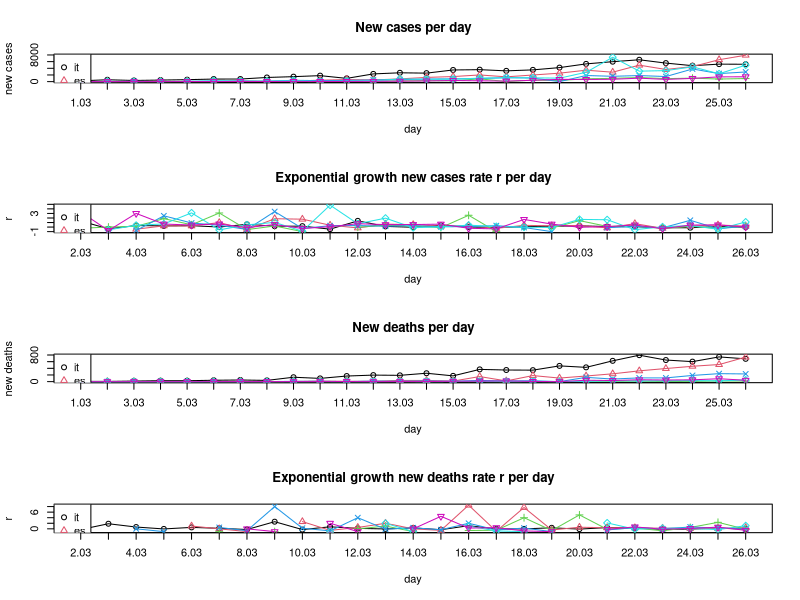

The R script that drew this image:
## Exponential growth
# y = a * (1 + r)^x
# a = initial value (the amount before measuring growth or decay)
# r = growth or decay rate (most often represented as a percentage and expressed as a decimal)
# x = number of time intervals that have passed
# (y/a)^(1/x) - 1 = r

BASE_DIR <- "~/covid-19/"
setwd(BASE_DIR)

## March: New confirmed covid-19 cases per day. Data taken from daily situation reports from the WHO website.
days <- c('01.03','02.03','03.03','04.03','05.03','06.03','07.03',
          '08.03','09.03','10.03','11.03','12.03','13.03','14.03',
          '15.03','16.03','17.03','18.03','19.03','20.03','21.03',
          '22.03','23.03','24.03','25.03','26.03')
it <- c(240,561,347,466,587,769,778,1247,1492,1797,977,2313,2651,
        2547,3497,3590,3233,3526,4207,5322,5986,6557,5560,4789,5249,
        5210)
es <- c(13,0,69,37,47,59,117,56,159,435,615,501,825,1266,1522,2000,
        1438,1987,2538,3431,2833,4946,3646,4517,6584,7937)
ch <- c(8,6,6,7,20,30,123,55,68,0,159,154,213,267,234,841,0,450,353,
        853,977,1237,894,1044,774,925)
fr <- c(43,0,91,21,73,138,193,93,410,286,372,495,591,780,829,911,
        1193,1079,0,1834,1598,1821,1525,3794,2410,2895)
de <- c(0,72,28,39,66,272,105,156,317,27,157,271,802,693,733,1043,
        1174,1144,1042,2801,7324,3140,3311,4438,2342,4954)
uk <- c(3,13,3,12,20,29,49,43,67,46,50,87,134,208,342,251,152,407,
        672,647,706,1035,669,967,1427,1452)
all_countries <- list(it,es,ch,fr,de,uk)

## March: New confirmed covid-19 deaths per day. Data taken from daily situation reports from the WHO website.
it_d <- c(8,6,17,28,27,41,49,37,132,97,168,196,189,252,173,368,349,
          345,473,429,625,795,649,601,743,685)
es_d <- c(0,0,0,0,1,2,2,0,5,18,8,12,36,36,16,152,21,182,107,169,
          235,324,394,462,514,738)
ch_d <- c(0,0,0,0,0,1,0,1,0,0,1,1,2,0,5,2,1,5,2,12,10,13,4,6,20,17)
fr_d <- c(0,0,1,1,0,2,3,1,9,11,3,15,13,18,12,36,21,27,0,128,78,112,
          112,186,240,231)
de_d <- c(0,0,0,0,0,0,0,0,0,2,0,1,3,0,2,4,1,0,0,8,25,22,27,32,23,49)
uk_d <- c(0,0,0,0,0,0,1,1,0,1,3,0,2,2,11,14,20,5,0,41,33,56,48,54,
          87,41)
all_countries_d <- list(it_d,es_d,ch_d,fr_d,de_d,uk_d)

## Computing exponential growth rates r
compute_r <- function(y, t, x){
  r <- c()
  for(i in 2:length(t)){
    new_r <- (y[i] / y[i-1])^(1/x) - 1
    if(abs(new_r) %in% c(Inf, NaN)) new_r <- NA
    r <- c(r, new_r)
  }
  return(r)
}

r_it <- compute_r(it, days, 1)
r_es <- compute_r(es, days, 1)
r_ch <- compute_r(ch, days, 1)
r_fr <- compute_r(fr, days, 1)
r_de <- compute_r(de, days, 1)
r_uk <- compute_r(uk, days, 1)
all_countries_r <- list(r_it,r_es,r_ch,r_fr,r_de,r_uk)

r_it_d <- compute_r(it_d, days, 1)
r_es_d <- compute_r(es_d, days, 1)
r_ch_d <- compute_r(ch_d, days, 1)
r_fr_d <- compute_r(fr_d, days, 1)
r_de_d <- compute_r(de_d, days, 1)
r_uk_d <- compute_r(uk_d, days, 1)
all_countries_r_d <- list(r_it_d,r_es_d,r_ch_d,r_fr_d,r_de_d,r_uk_d)

## Plotting
all_countries_names <- c('it','es','ch','fr','de','uk')
colors <- 1:length(all_countries_names)
pchs <- 1:length(all_countries_names)

pdf('figures/static-new-cases-with-growth-rate.pdf', height = 10, paper = 'a4')

par(mfrow=c(4,1))

# New cases per day
plot(days, unlist(all_countries[1]), main='New cases per day', type='o',
     ylim=c(0,max(unlist(all_countries),na.rm=T)),
     xaxt="n", col=colors[1], pch=pchs[1], ylab='new cases', xlab='day')
axis(1, at=days, labels=T)
for(i in 2:length(all_countries)){
  lines(days, unlist(all_countries[i]), type='o', col=colors[i], pch=pchs[i])
}
legend('topleft',legend=all_countries_names,col=colors,pch=pchs)

# Exponential growth new cases rate r per day
plot(days[-1], unlist(all_countries_r[1]), main='Exponential growth new cases rate r per day', type='o',
     ylim=c(min(unlist(all_countries_r),na.rm=T), max(unlist(all_countries_r),na.rm=T)),
     xaxt="n", col=colors[1], pch=pchs[1], ylab='r', xlab='day')
axis(1, at=days[-1], labels=T)
for(i in 2:length(all_countries_r)){
  lines(days[-1], unlist(all_countries_r[i]), type='o', col=colors[i], pch=pchs[i])
}
legend('topleft',legend=all_countries_names,col=colors,pch=pchs)


# New deaths per day
plot(days, unlist(all_countries_d[1]), main='New deaths per day', type='o',
     ylim=c(0,max(unlist(all_countries_d),na.rm=T)),
     xaxt="n", col=colors[1], pch=pchs[1], ylab='new deaths', xlab='day')
axis(1, at=days, labels=T)
for(i in 2:length(all_countries_d)){
  lines(days, unlist(all_countries_d[i]), type='o', col=colors[i], pch=pchs[i])
}
legend('topleft',legend=all_countries_names,col=colors,pch=pchs)

# Exponential growth new deaths rate r per day
plot(days[-1], unlist(all_countries_r_d[1]), main='Exponential growth new deaths rate r per day', type='o',
     ylim=c(min(unlist(all_countries_r_d),na.rm=T), max(unlist(all_countries_r_d),na.rm=T)),
     xaxt="n", col=colors[1], pch=pchs[1], ylab='r', xlab='day')
axis(1, at=days[-1], labels=T)
for(i in 2:length(all_countries_r_d)){
  lines(days[-1], unlist(all_countries_r_d[i]), type='o', col=colors[i], pch=pchs[i])
}
legend('topleft',legend=all_countries_names,col=colors,pch=pchs)

dev.off <- dev.off()